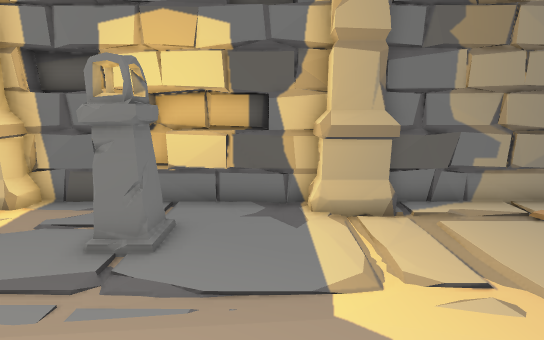
[1] (above)

12 first-person views from a walk through a Unity game level. The camera is 1.4 m above the floor, tilts 12° down and sees 85° across. The floor is counted in squares, 0.5 m on a side. Each view is taken from the middle of a square. On the plan, view 1 faces up. The plan holds only what a view shows up to about 20 squares ahead; the rest is blank. The place goes on beyond the plan. Door leaves are left out, so doorways stand open.

[2]
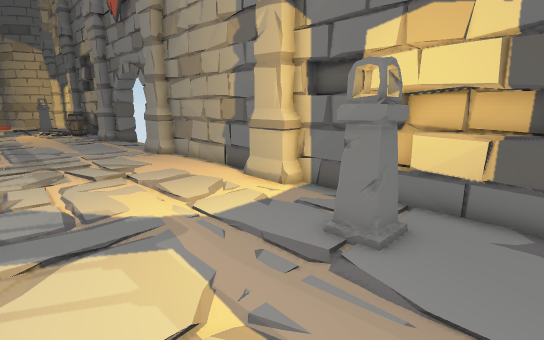

[3]
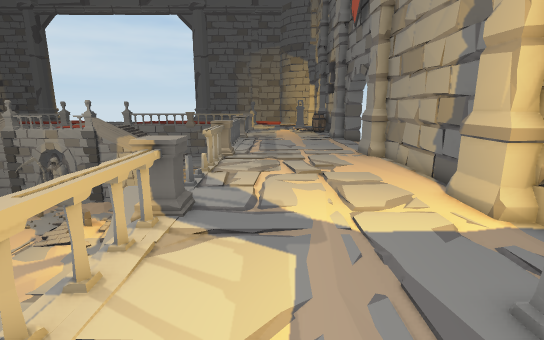

[4]
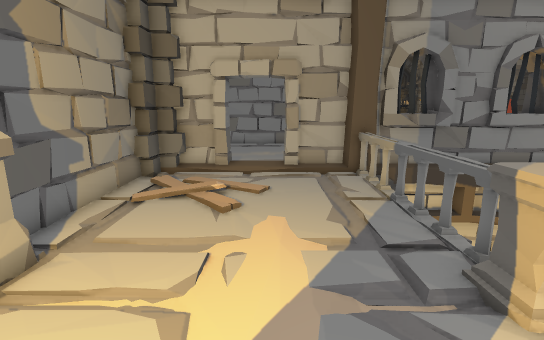

[5]
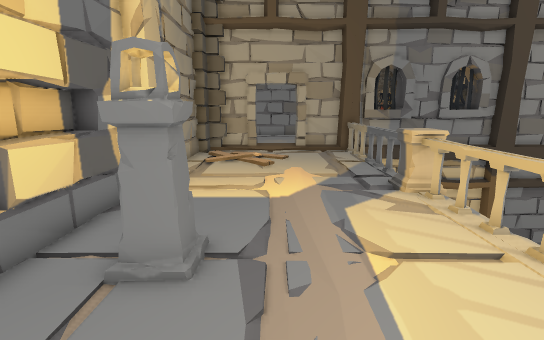

[6]
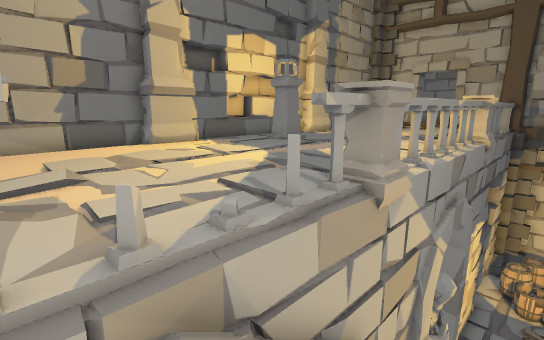

[7]
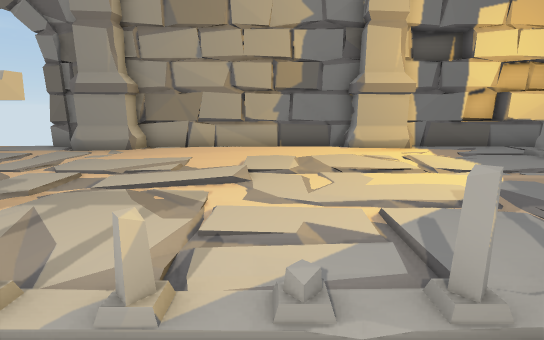

[8]
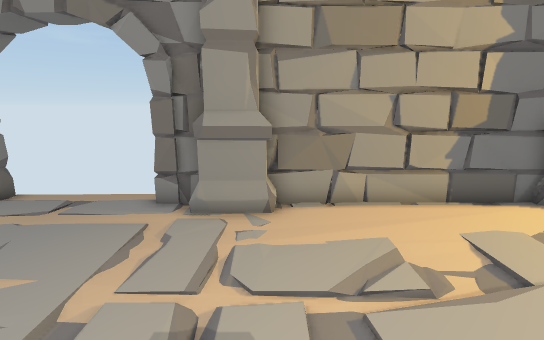

[9]
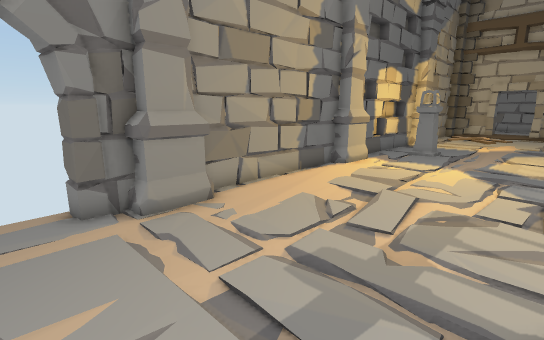

[10]
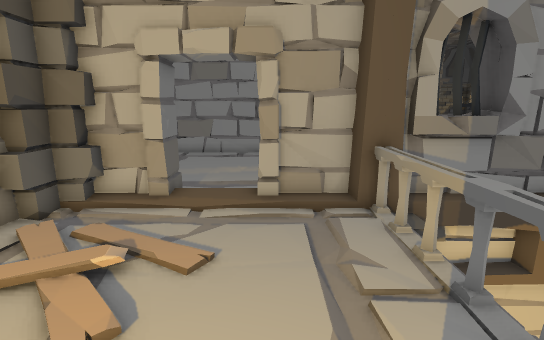

[11]
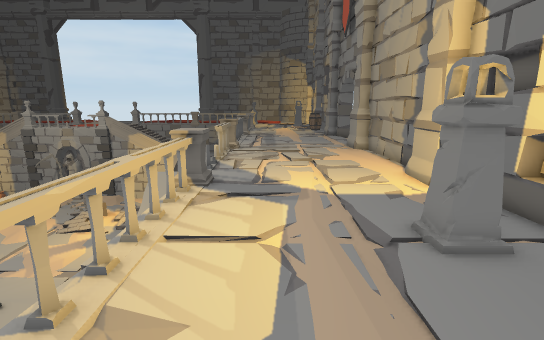

[12]
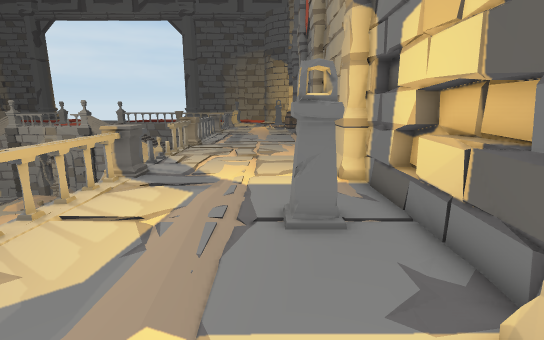

### Floor plan
Key: @ floor where view 1 was taken; # wall or solid block; . main floor; - floor 0.25 m lower than the main floor; / step, stairs or slope; D open door; = window, fence, low wall or low ledge; v drop or lower ground; P pillar; O other object.
Columns run from 22 left of view 1 to 12 right of it. Each row starts with its distance up from view 1.
 10   #
  9 DD##  ####### ###################
  8 ..#PPP..===..PPP...==..PPP..=#=.##
  7 ...................P........./...##
  6 ..................PPP......... /.##
  5 ...................P........../..#D
  4 ................................./D
  3 ................................./D
  2 .................................##
  1 .................................##
  0 .  .O.........O.......@.O........##
 -1     OOOOODD.OOOOOOOOOOOOOOOOOOOOO##
 -2     O  =/-/v#OOvvvvvvvvvOvvvvvvvv##
 -3           /              vvvvvv  ##
 -4         /                 vvv    ##
 -5                                  ##
 -6                                  v#
 -7                                  ##

Positions as (right, up) in squares from view 1, and headings:
1: (0, 0), facing up
2: (0, 0), facing up-left
3: (0, 2), facing left
4: (-2, 3), facing right
5: (-8, 4), facing right
6: (-14, -4), facing up-right
7: (-12, -3), facing up
8: (-17, 0), facing up
9: (-22, 0), facing up-right
10: (3, 2), facing right
11: (3, 2), facing left
12: (4, 5), facing left
